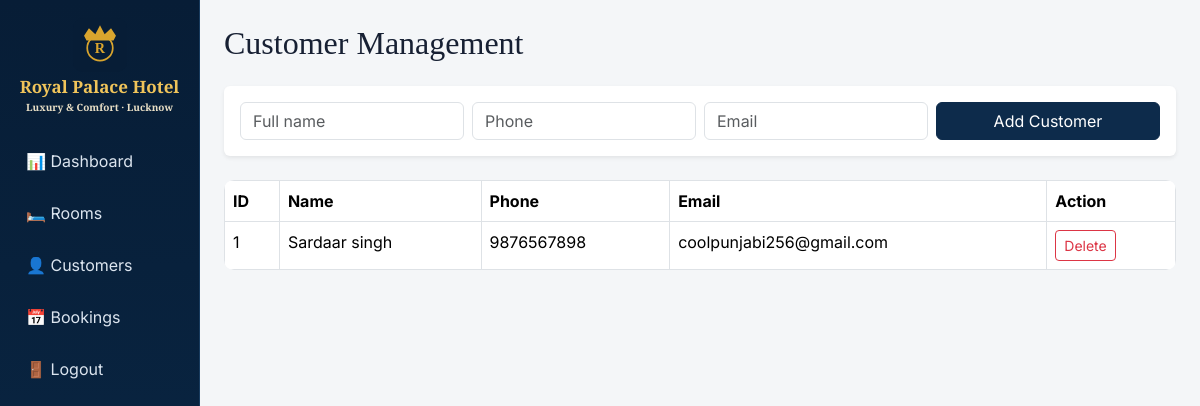
The page /customers (signed in) on the database its author committed.
### tables this page shows
CREATE TABLE customers (
        id INTEGER PRIMARY KEY AUTOINCREMENT,
        name TEXT NOT NULL,
        phone TEXT NOT NULL,
        email TEXT
    );

### app.py (the view)
@app.route("/customers", methods=["GET","POST"])
@login_required
def customers():
    conn = get_db()
    if request.method == "POST":
        conn.execute("INSERT INTO customers(name,phone,email) VALUES(?,?,?)",
                     (request.form["name"], request.form["phone"], request.form["email"]))
        conn.commit()
        flash("Customer added successfully.", "success")
        return redirect(url_for("customers"))
    rows = conn.execute("SELECT * FROM customers ORDER BY id DESC").fetchall()
    conn.close()
    return render_template("customers.html", customers=rows)

### app.py (called while the page is built)
def get_db():
    conn = sqlite3.connect(DB)
    conn.row_factory = sqlite3.Row
    return conn

def login_required(f):
    @wraps(f)
    def wrapper(*args, **kwargs):
        if "user_id" not in session:
            return redirect(url_for("login"))
        return f(*args, **kwargs)
    return wrapper

### templates/customers.html
{% extends "base.html" %}{% block content %}
<h2>Customer Management</h2><div class="card shadow-sm border-0 my-4"><div class="card-body">
<form method="post" class="row g-2"><div class="col-md-3"><input class="form-control" name="name" placeholder="Full name" required></div>
<div class="col-md-3"><input class="form-control" name="phone" placeholder="Phone" required></div>
<div class="col-md-3"><input class="form-control" name="email" type="email" placeholder="Email"></div>
<div class="col-md-3"><button class="btn btn-primary w-100">Add Customer</button></div></form></div></div>
<div class="table-responsive"><table class="table table-bordered"><tr><th>ID</th><th>Name</th><th>Phone</th><th>Email</th><th>Action</th></tr>
{% for c in customers %}<tr><td>{{c.id}}</td><td>{{c.name}}</td><td>{{c.phone}}</td><td>{{c.email or '-'}}</td><td><a class="btn btn-sm btn-outline-danger" href="{{url_for('delete_customer',customer_id=c.id)}}">Delete</a></td></tr>{% else %}<tr><td colspan="5">No customers yet.</td></tr>{% endfor %}
</table></div>{% endblock %}

### static/style.css (style rules this page uses)
:root { --navy:#071d36;--navy2:#0d2b4b;--gold:#d9a52e;--gold2:#f0c45a }
body { background:#f4f6f8;font-family:Inter,Arial,sans-serif;color:#172033 }
h1,h2,h3,h4,h5 { font-family:'Playfair Display',Georgia,serif }
.btn-primary { background:var(--navy2);border-color:var(--navy2) }
.table { background:#fff;border-radius:10px;overflow:hidden }

### rows shown on the page
customers: id "1", name "Sardaar singh", phone "9876567898", email "coolpunjabi256@gmail.com"
